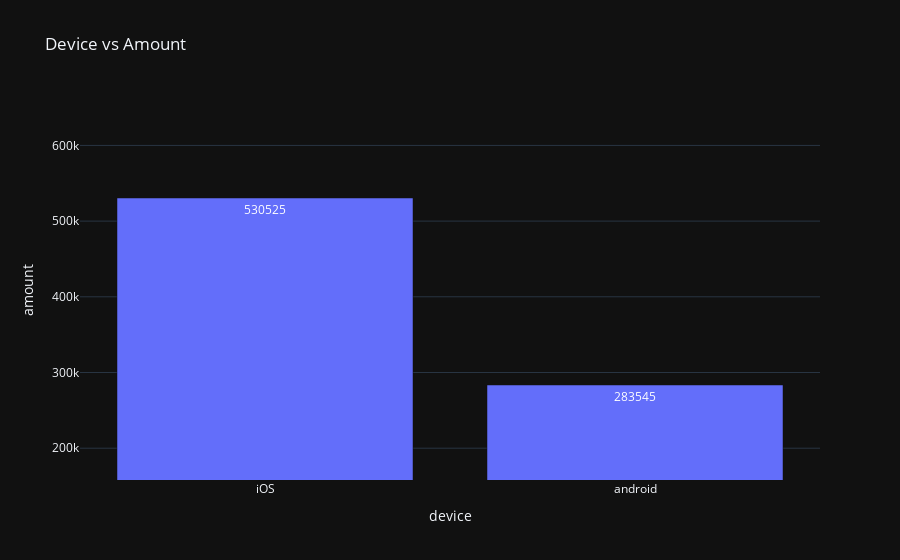

The notebook cell this image was saved under:
### Code cell
fig=px.bar(top_device,x = top_device.device, y = top_device.amount,title='</b>Device vs Amount</b>',text='amount',template='plotly_dark', range_y=[158000,660000])
fig.show()

### Figure 1 — Plotly figure (JSON) as saved in the notebook; plotly's stock layout.template omitted (floating-point values rounded to 4 significant figures)
{"data": [{"alignmentgroup": "True", "hovertemplate": "device=%{x}<br>amount=%{text}<extra></extra>", "legendgroup": "", "marker": {"color": "#636efa", "pattern": {"shape": ""}}, "name": "", "offsetgroup": "", "orientation": "v", "showlegend": false, "text": [530525, 283545], "textposition": "auto", "x": ["iOS", "android"], "xaxis": "x", "y": [530525, 283545], "yaxis": "y", "type": "bar"}], "layout": {"xaxis": {"anchor": "y", "domain": [0, 1], "title": {"text": "device"}}, "yaxis": {"anchor": "x", "domain": [0, 1], "title": {"text": "amount"}, "range": [158000, 660000]}, "legend": {"tracegroupgap": 0}, "title": {"text": "</b>Device vs Amount</b>"}, "barmode": "relative"}}
